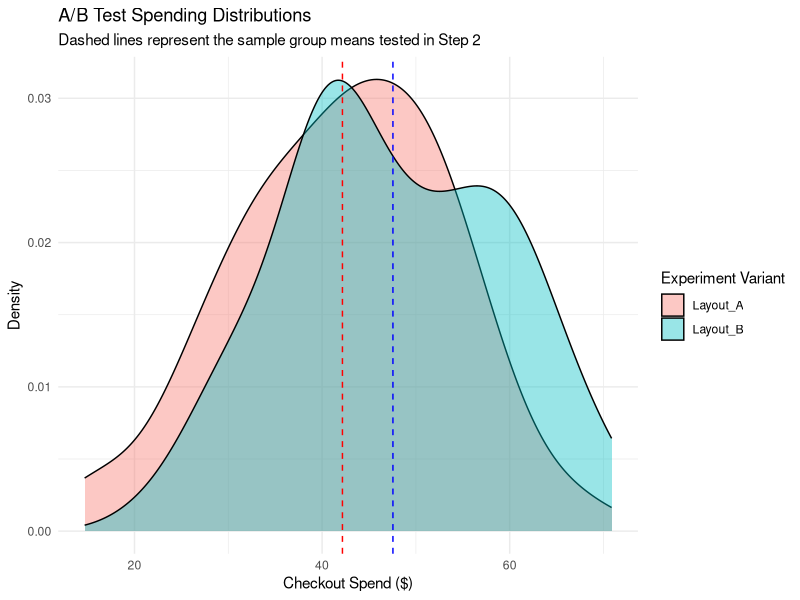

The R source for this figure:
# ==============================================================================
# Day 20: Hypothesis Testing
# 30-Days-Of-R
# ==============================================================================

# Load required libraries
library(tidyverse)

# Set seed for reproducible data generation
set.seed(303)

# ------------------------------------------------------------------------------
# 1. One-Sample t-test
# ------------------------------------------------------------------------------
# Context: An operations team claims the average support ticket response time is 15 minutes.
# Task: Test if our actual team performance significantly differs from this claim.
ticket_times <- rnorm(45, mean = 13.8, sd = 3.5)

print("--- Step 1: Running One-Sample t-test ---")
# H0: mu = 15 | H1: mu != 15
one_sample_result <- t.test(ticket_times, mu = 15)
print(one_sample_result)

# Quick evaluation extract
if (one_sample_result$p.value < 0.05) {
  cat("Result: Reject H0. The mean response time significantly differs from 15 minutes.\n\n")
} else {
  cat("Result: Fail to reject H0. No significant difference from 15 minutes detected.\n\n")
}

# ------------------------------------------------------------------------------
# 2. Independent Two-Sample t-test
# ------------------------------------------------------------------------------
# Context: Comparing purchase amounts between users exposed to Layout A vs. Layout B.
# Task: Determine if conversion layout changes impacted checkout spending behavior.
ab_test_data <- tibble(
  layout = rep(c("Layout_A", "Layout_B"), each = 50),
  spend  = c(rnorm(50, mean = 42, sd = 10), rnorm(50, mean = 47, sd = 12))
)

print("--- Step 2: Running Independent Two-Sample t-test ---")
# H0: Mean Spend A = Mean Spend B
two_sample_result <- t.test(spend ~ layout, data = ab_test_data)
print(two_sample_result)

# ------------------------------------------------------------------------------
# 3. Paired t-test
# ------------------------------------------------------------------------------
# Context: Tracking the conversion score of 30 specific leads before and after an email sequence.
# Task: Test if the campaign caused a statistically significant increase in lead quality.
campaign_evaluation <- tibble(
  lead_id   = 1:30,
  score_pre  = round(runif(30, 45, 75)),
  score_post = score_pre + round(rnorm(30, mean = 6, sd = 4)) # Simulating growth
)

print("--- Step 3: Running Paired t-test ---")
# H0: Mean difference between pre and post scores is 0
paired_result <- t.test(campaign_evaluation$score_post, campaign_evaluation$score_pre, paired = TRUE)
print(paired_result)

# ------------------------------------------------------------------------------
# 4. Visual Verification (Exploratory Verification)
# ------------------------------------------------------------------------------
# Task: Plot the distribution for the Two-Sample experiment to visually audit the results.
hypothesis_viz <- ggplot(ab_test_data, aes(x = spend, fill = layout)) +
  geom_density(alpha = 0.4) +
  geom_vline(xintercept = mean(ab_test_data$spend[ab_test_data$layout == "Layout_A"]), color = "red", linetype = "dashed") +
  geom_vline(xintercept = mean(ab_test_data$spend[ab_test_data$layout == "Layout_B"]), color = "blue", linetype = "dashed") +
  theme_minimal() +
  labs(
    title = "A/B Test Spending Distributions",
    subtitle = "Dashed lines represent the sample group means tested in Step 2",
    x = "Checkout Spend ($)",
    y = "Density",
    fill = "Experiment Variant"
  )

print("--- Step 4: Generating Validation Plot ---")
print(hypothesis_viz)

# ==============================================================================
# End of Day 20 Script
# ==============================================================================
